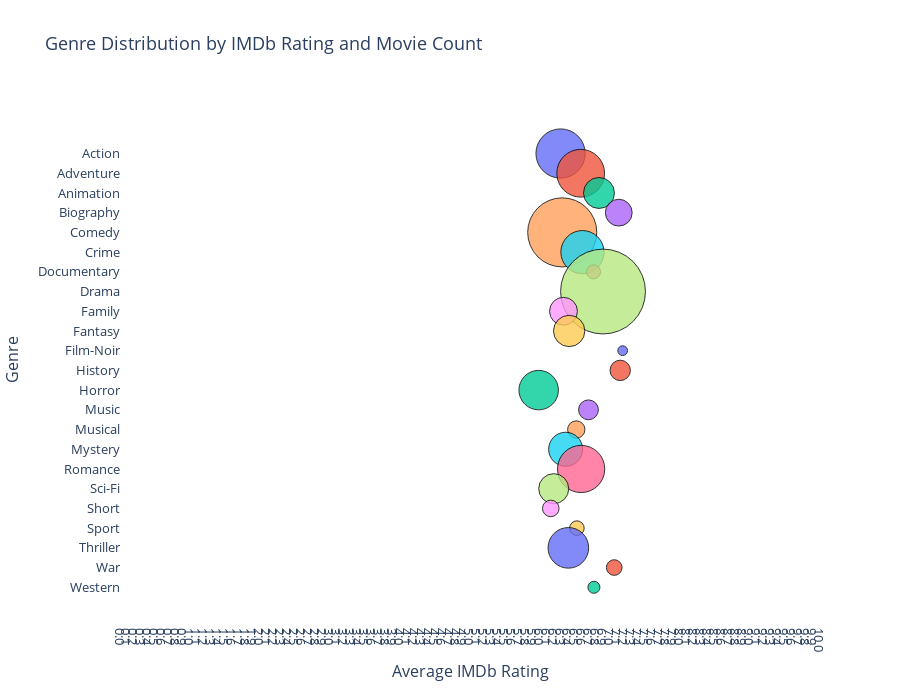

The cell this chart's notebook holds for it:
### Code cell
# preparing Data
df_bubble2= df2.copy()

# split multi-genre rows
df_bubble2["genre"] = df_bubble2["genre"].str.split(",")
df_bubble2 = df_bubble2.explode("genre")
df_bubble2["genre"] = df_bubble2["genre"].str.strip()

# group by genre
genre_stats = (
    df_bubble2.groupby("genre")
    .agg(
        count=("imdb_rating", "size"),
        avg_rating=("imdb_rating", "mean")
    )
    .reset_index()
)

# removing small genres
genre_stats = genre_stats[genre_stats["count"] >= 5]

# add horizontal jitter
np.random.seed(42)
genre_stats["x_jitter"] = genre_stats["avg_rating"] + np.random.uniform(
    -0.15, 0.15, len(genre_stats)
)

# bubble plot
fig = px.scatter(
    genre_stats,
    x="x_jitter",
    y="genre",
    size="count",
    color="genre",   # categorical colors (one per genre)
    size_max=60,
    title="Genre Distribution by IMDb Rating and Movie Count",
    labels={
        "x_jitter": "Average IMDb Rating",
        "genre": "Genre",
        "count": "Number of Movies"
    },
    hover_data={
        "avg_rating": ":.2f",
        "count": True,
        "genre": True
    }
)

# styling
fig.update_layout(
    height=700,
    paper_bgcolor="white",
    plot_bgcolor="white",
    font=dict(size=13),
    showlegend=False  # hide legend if too cluttered (many genres)
)

fig.update_xaxes(
    range=[0, 10],
    dtick=0.1,          # shows 6.1, 6.2, 6.3, etc.
    tickformat=".1f"   # force one decimal place
)

fig.update_traces(marker=dict(opacity=0.8, line=dict(width=1, color="black")))

fig.show()

### Figure 1 — Plotly figure (JSON) as saved in the notebook; plotly's stock layout.template omitted (floating-point values rounded to 4 significant figures)
{"data": [{"customdata": [[6.326, 1973.0]], "hovertemplate": "Genre=%{y}<br>Average IMDb Rating=%{x}<br>Number of Movies=%{customdata[1]}<br>avg_rating=%{customdata[0]:.2f}<extra></extra>", "legendgroup": "Action", "marker": {"color": "#636efa", "line": {"color": "black", "width": 1}, "opacity": 0.8, "size": [1973], "sizemode": "area", "sizeref": 1.628, "symbol": "circle"}, "mode": "markers", "name": "Action", "orientation": "h", "showlegend": true, "type": "scatter", "x": [6.289], "xaxis": "x", "y": ["Action"], "yaxis": "y"}, {"customdata": [[6.441, 1857.0]], "hovertemplate": "Genre=%{y}<br>Average IMDb Rating=%{x}<br>Number of Movies=%{customdata[1]}<br>avg_rating=%{customdata[0]:.2f}<extra></extra>", "legendgroup": "Adventure", "marker": {"color": "#EF553B", "line": {"color": "black", "width": 1}, "opacity": 0.8, "size": [1857], "sizemode": "area", "sizeref": 1.628, "symbol": "circle"}, "mode": "markers", "name": "Adventure", "orientation": "h", "showlegend": true, "type": "scatter", "x": [6.576], "xaxis": "x", "y": ["Adventure"], "yaxis": "y"}, {"customdata": [[6.768, 779.0]], "hovertemplate": "Genre=%{y}<br>Average IMDb Rating=%{x}<br>Number of Movies=%{customdata[1]}<br>avg_rating=%{customdata[0]:.2f}<extra></extra>", "legendgroup": "Animation", "marker": {"color": "#00cc96", "line": {"color": "black", "width": 1}, "opacity": 0.8, "size": [779], "sizemode": "area", "sizeref": 1.628, "symbol": "circle"}, "mode": "markers", "name": "Animation", "orientation": "h", "showlegend": true, "type": "scatter", "x": [6.838], "xaxis": "x", "y": ["Animation"], "yaxis": "y"}, {"customdata": [[7.092, 585.0]], "hovertemplate": "Genre=%{y}<br>Average IMDb Rating=%{x}<br>Number of Movies=%{customdata[1]}<br>avg_rating=%{customdata[0]:.2f}<extra></extra>", "legendgroup": "Biography", "marker": {"color": "#ab63fa", "line": {"color": "black", "width": 1}, "opacity": 0.8, "size": [585], "sizemode": "area", "sizeref": 1.628, "symbol": "circle"}, "mode": "markers", "name": "Biography", "orientation": "h", "showlegend": true, "type": "scatter", "x": [7.121], "xaxis": "x", "y": ["Biography"], "yaxis": "y"}, {"customdata": [[6.416, 3885.0]], "hovertemplate": "Genre=%{y}<br>Average IMDb Rating=%{x}<br>Number of Movies=%{customdata[1]}<br>avg_rating=%{customdata[0]:.2f}<extra></extra>", "legendgroup": "Comedy", "marker": {"color": "#FFA15A", "line": {"color": "black", "width": 1}, "opacity": 0.8, "size": [3885], "sizemode": "area", "sizeref": 1.628, "symbol": "circle"}, "mode": "markers", "name": "Comedy", "orientation": "h", "showlegend": true, "type": "scatter", "x": [6.312], "xaxis": "x", "y": ["Comedy"], "yaxis": "y"}, {"customdata": [[6.705, 1514.0]], "hovertemplate": "Genre=%{y}<br>Average IMDb Rating=%{x}<br>Number of Movies=%{customdata[1]}<br>avg_rating=%{customdata[0]:.2f}<extra></extra>", "legendgroup": "Crime", "marker": {"color": "#19d3f3", "line": {"color": "black", "width": 1}, "opacity": 0.8, "size": [1514], "sizemode": "area", "sizeref": 1.628, "symbol": "circle"}, "mode": "markers", "name": "Crime", "orientation": "h", "showlegend": true, "type": "scatter", "x": [6.601], "xaxis": "x", "y": ["Crime"], "yaxis": "y"}, {"customdata": [[6.892, 160.0]], "hovertemplate": "Genre=%{y}<br>Average IMDb Rating=%{x}<br>Number of Movies=%{customdata[1]}<br>avg_rating=%{customdata[0]:.2f}<extra></extra>", "legendgroup": "Documentary", "marker": {"color": "#FF6692", "line": {"color": "black", "width": 1}, "opacity": 0.8, "size": [160], "sizemode": "area", "sizeref": 1.628, "symbol": "circle"}, "mode": "markers", "name": "Documentary", "orientation": "h", "showlegend": true, "type": "scatter", "x": [6.759], "xaxis": "x", "y": ["Documentary"], "yaxis": "y"}, {"customdata": [[6.786, 5860.0]], "hovertemplate": "Genre=%{y}<br>Average IMDb Rating=%{x}<br>Number of Movies=%{customdata[1]}<br>avg_rating=%{customdata[0]:.2f}<extra></extra>", "legendgroup": "Drama", "marker": {"color": "#B6E880", "line": {"color": "black", "width": 1}, "opacity": 0.8, "size": [5860], "sizemode": "area", "sizeref": 1.628, "symbol": "circle"}, "mode": "markers", "name": "Drama", "orientation": "h", "showlegend": true, "type": "scatter", "x": [6.896], "xaxis": "x", "y": ["Drama"], "yaxis": "y"}, {"customdata": [[6.3, 633.0]], "hovertemplate": "Genre=%{y}<br>Average IMDb Rating=%{x}<br>Number of Movies=%{customdata[1]}<br>avg_rating=%{customdata[0]:.2f}<extra></extra>", "legendgroup": "Family", "marker": {"color": "#FF97FF", "line": {"color": "black", "width": 1}, "opacity": 0.8, "size": [633], "sizemode": "area", "sizeref": 1.628, "symbol": "circle"}, "mode": "markers", "name": "Family", "orientation": "h", "showlegend": true, "type": "scatter", "x": [6.33], "xaxis": "x", "y": ["Family"], "yaxis": "y"}, {"customdata": [[6.349, 798.0]], "hovertemplate": "Genre=%{y}<br>Average IMDb Rating=%{x}<br>Number of Movies=%{customdata[1]}<br>avg_rating=%{customdata[0]:.2f}<extra></extra>", "legendgroup": "Fantasy", "marker": {"color": "#FECB52", "line": {"color": "black", "width": 1}, "opacity": 0.8, "size": [798], "sizemode": "area", "sizeref": 1.628, "symbol": "circle"}, "mode": "markers", "name": "Fantasy", "orientation": "h", "showlegend": true, "type": "scatter", "x": [6.412], "xaxis": "x", "y": ["Fantasy"], "yaxis": "y"}, {"customdata": [[7.321, 77.0]], "hovertemplate": "Genre=%{y}<br>Average IMDb Rating=%{x}<br>Number of Movies=%{customdata[1]}<br>avg_rating=%{customdata[0]:.2f}<extra></extra>", "legendgroup": "Film-Noir", "marker": {"color": "#636efa", "line": {"color": "black", "width": 1}, "opacity": 0.8, "size": [77], "sizemode": "area", "sizeref": 1.628, "symbol": "circle"}, "mode": "markers", "name": "Film-Noir", "orientation": "h", "showlegend": true, "type": "scatter", "x": [7.177], "xaxis": "x", "y": ["Film-Noir"], "yaxis": "y"}, {"customdata": [[7.001, 339.0]], "hovertemplate": "Genre=%{y}<br>Average IMDb Rating=%{x}<br>Number of Movies=%{customdata[1]}<br>avg_rating=%{customdata[0]:.2f}<extra></extra>", "legendgroup": "History", "marker": {"color": "#EF553B", "line": {"color": "black", "width": 1}, "opacity": 0.8, "size": [339], "sizemode": "area", "sizeref": 1.628, "symbol": "circle"}, "mode": "markers", "name": "History", "orientation": "h", "showlegend": true, "type": "scatter", "x": [7.142], "xaxis": "x", "y": ["History"], "yaxis": "y"}, {"customdata": [[5.875, 1269.0]], "hovertemplate": "Genre=%{y}<br>Average IMDb Rating=%{x}<br>Number of Movies=%{customdata[1]}<br>avg_rating=%{customdata[0]:.2f}<extra></extra>", "legendgroup": "Horror", "marker": {"color": "#00cc96", "line": {"color": "black", "width": 1}, "opacity": 0.8, "size": [1269], "sizemode": "area", "sizeref": 1.628, "symbol": "circle"}, "mode": "markers", "name": "Horror", "orientation": "h", "showlegend": true, "type": "scatter", "x": [5.975], "xaxis": "x", "y": ["Horror"], "yaxis": "y"}, {"customdata": [[6.774, 320.0]], "hovertemplate": "Genre=%{y}<br>Average IMDb Rating=%{x}<br>Number of Movies=%{customdata[1]}<br>avg_rating=%{customdata[0]:.2f}<extra></extra>", "legendgroup": "Music", "marker": {"color": "#ab63fa", "line": {"color": "black", "width": 1}, "opacity": 0.8, "size": [320], "sizemode": "area", "sizeref": 1.628, "symbol": "circle"}, "mode": "markers", "name": "Music", "orientation": "h", "showlegend": true, "type": "scatter", "x": [6.688], "xaxis": "x", "y": ["Music"], "yaxis": "y"}, {"customdata": [[6.609, 245.0]], "hovertemplate": "Genre=%{y}<br>Average IMDb Rating=%{x}<br>Number of Movies=%{customdata[1]}<br>avg_rating=%{customdata[0]:.2f}<extra></extra>", "legendgroup": "Musical", "marker": {"color": "#FFA15A", "line": {"color": "black", "width": 1}, "opacity": 0.8, "size": [245], "sizemode": "area", "sizeref": 1.628, "symbol": "circle"}, "mode": "markers", "name": "Musical", "orientation": "h", "showlegend": true, "type": "scatter", "x": [6.513], "xaxis": "x", "y": ["Musical"], "yaxis": "y"}, {"customdata": [[6.456, 943.0]], "hovertemplate": "Genre=%{y}<br>Average IMDb Rating=%{x}<br>Number of Movies=%{customdata[1]}<br>avg_rating=%{customdata[0]:.2f}<extra></extra>", "legendgroup": "Mystery", "marker": {"color": "#19d3f3", "line": {"color": "black", "width": 1}, "opacity": 0.8, "size": [943], "sizemode": "area", "sizeref": 1.628, "symbol": "circle"}, "mode": "markers", "name": "Mystery", "orientation": "h", "showlegend": true, "type": "scatter", "x": [6.361], "xaxis": "x", "y": ["Mystery"], "yaxis": "y"}, {"customdata": [[6.641, 1817.0]], "hovertemplate": "Genre=%{y}<br>Average IMDb Rating=%{x}<br>Number of Movies=%{customdata[1]}<br>avg_rating=%{customdata[0]:.2f}<extra></extra>", "legendgroup": "Romance", "marker": {"color": "#FF6692", "line": {"color": "black", "width": 1}, "opacity": 0.8, "size": [1817], "sizemode": "area", "sizeref": 1.628, "symbol": "circle"}, "mode": "markers", "name": "Romance", "orientation": "h", "showlegend": true, "type": "scatter", "x": [6.583], "xaxis": "x", "y": ["Romance"], "yaxis": "y"}, {"customdata": [[6.183, 734.0]], "hovertemplate": "Genre=%{y}<br>Average IMDb Rating=%{x}<br>Number of Movies=%{customdata[1]}<br>avg_rating=%{customdata[0]:.2f}<extra></extra>", "legendgroup": "Sci-Fi", "marker": {"color": "#B6E880", "line": {"color": "black", "width": 1}, "opacity": 0.8, "size": [734], "sizemode": "area", "sizeref": 1.628, "symbol": "circle"}, "mode": "markers", "name": "Sci-Fi", "orientation": "h", "showlegend": true, "type": "scatter", "x": [6.191], "xaxis": "x", "y": ["Sci-Fi"], "yaxis": "y"}, {"customdata": [[6.169, 223.0]], "hovertemplate": "Genre=%{y}<br>Average IMDb Rating=%{x}<br>Number of Movies=%{customdata[1]}<br>avg_rating=%{customdata[0]:.2f}<extra></extra>", "legendgroup": "Short", "marker": {"color": "#FF97FF", "line": {"color": "black", "width": 1}, "opacity": 0.8, "size": [223], "sizemode": "area", "sizeref": 1.628, "symbol": "circle"}, "mode": "markers", "name": "Short", "orientation": "h", "showlegend": true, "type": "scatter", "x": [6.148], "xaxis": "x", "y": ["Short"], "yaxis": "y"}, {"customdata": [[6.585, 172.0]], "hovertemplate": "Genre=%{y}<br>Average IMDb Rating=%{x}<br>Number of Movies=%{customdata[1]}<br>avg_rating=%{customdata[0]:.2f}<extra></extra>", "legendgroup": "Sport", "marker": {"color": "#FECB52", "line": {"color": "black", "width": 1}, "opacity": 0.8, "size": [172], "sizemode": "area", "sizeref": 1.628, "symbol": "circle"}, "mode": "markers", "name": "Sport", "orientation": "h", "showlegend": true, "type": "scatter", "x": [6.522], "xaxis": "x", "y": ["Sport"], "yaxis": "y"}, {"customdata": [[6.366, 1341.0]], "hovertemplate": "Genre=%{y}<br>Average IMDb Rating=%{x}<br>Number of Movies=%{customdata[1]}<br>avg_rating=%{customdata[0]:.2f}<extra></extra>", "legendgroup": "Thriller", "marker": {"color": "#636efa", "line": {"color": "black", "width": 1}, "opacity": 0.8, "size": [1341], "sizemode": "area", "sizeref": 1.628, "symbol": "circle"}, "mode": "markers", "name": "Thriller", "orientation": "h", "showlegend": true, "type": "scatter", "x": [6.4], "xaxis": "x", "y": ["Thriller"], "yaxis": "y"}, {"customdata": [[7.164, 199.0]], "hovertemplate": "Genre=%{y}<br>Average IMDb Rating=%{x}<br>Number of Movies=%{customdata[1]}<br>avg_rating=%{customdata[0]:.2f}<extra></extra>", "legendgroup": "War", "marker": {"color": "#EF553B", "line": {"color": "black", "width": 1}, "opacity": 0.8, "size": [199], "sizemode": "area", "sizeref": 1.628, "symbol": "circle"}, "mode": "markers", "name": "War", "orientation": "h", "showlegend": true, "type": "scatter", "x": [7.056], "xaxis": "x", "y": ["War"], "yaxis": "y"}, {"customdata": [[6.828, 118.0]], "hovertemplate": "Genre=%{y}<br>Average IMDb Rating=%{x}<br>Number of Movies=%{customdata[1]}<br>avg_rating=%{customdata[0]:.2f}<extra></extra>", "legendgroup": "Western", "marker": {"color": "#00cc96", "line": {"color": "black", "width": 1}, "opacity": 0.8, "size": [118], "sizemode": "area", "sizeref": 1.628, "symbol": "circle"}, "mode": "markers", "name": "Western", "orientation": "h", "showlegend": true, "type": "scatter", "x": [6.766], "xaxis": "x", "y": ["Western"], "yaxis": "y"}], "layout": {"font": {"size": 13}, "height": 700, "legend": {"itemsizing": "constant", "title": {"text": "Genre"}, "tracegroupgap": 0}, "paper_bgcolor": "white", "plot_bgcolor": "white", "showlegend": false, "title": {"text": "Genre Distribution by IMDb Rating and Movie Count"}, "xaxis": {"anchor": "y", "domain": [0, 1], "dtick": 0.1, "range": [0, 10], "tickformat": ".1f", "title": {"text": "Average IMDb Rating"}}, "yaxis": {"anchor": "x", "categoryarray": ["Western", "War", "Thriller", "Sport", "Short", "Sci-Fi", "Romance", "Mystery", "Musical", "Music", "Horror", "History", "Film-Noir", "Fantasy", "Family", "Drama", "Documentary", "Crime", "Comedy", "Biography", "Animation", "Adventure", "Action"], "categoryorder": "array", "domain": [0, 1], "title": {"text": "Genre"}}}}
